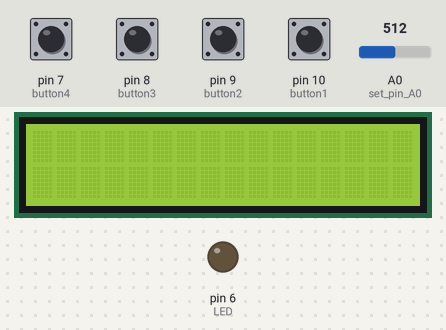
Bench run of a sketch on a simulated Arduino Uno, built with avr-gcc and run on an emulated ATmega328P. Parts: 16×2 character LCD, output pins drawn as LEDs (lit = HIGH). The test bench sets the inputs (shaded band); at power-on: pin 7 (button4), pin 8 (button3), pin 9 (button2), pin 10 (button1) HIGH, A0 (set_pin_A0) = 512. What the sketch prints to the serial monitor is not drawn.

Above: at 1.2 s.
1.3 s: pin 8 (button3) pulled LOW for 1 s
At 2.4 s:
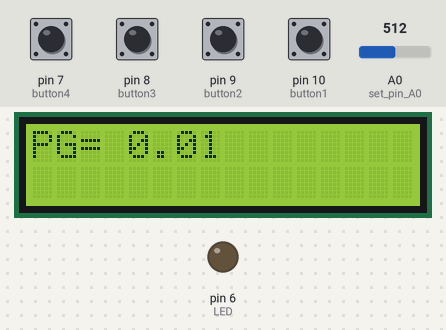
3.8 s: pin 10 (button1) pulled LOW for 1 s
At 6.0 s:
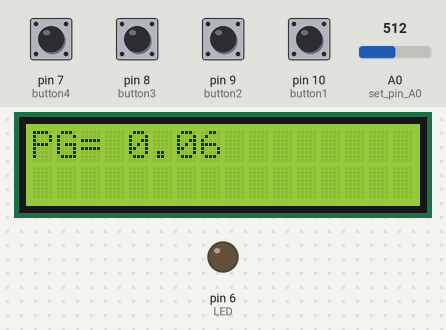
6.3 s: pin 10 (button1) pulled LOW for 0.15 s
At 7.8 s:
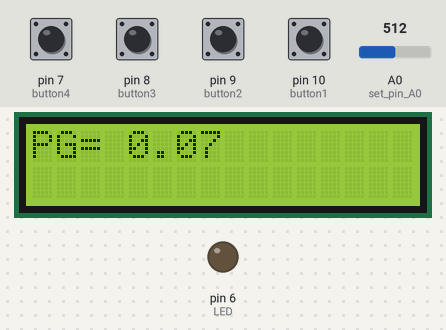
8.1 s: A0 (set_pin_A0) set to 1023
11.1 s: pin 7 (button4) pulled LOW for 0.15 s
At 12.4 s:
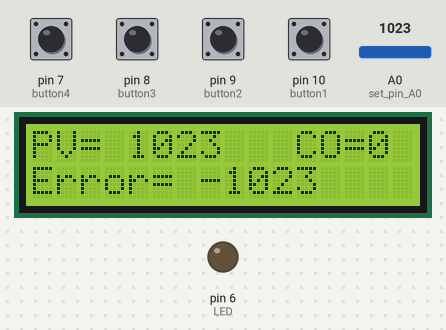
12.8 s: A0 (set_pin_A0) set to 900
At 13.5 s:
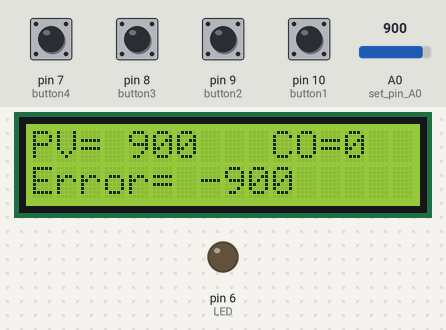
Timing chart, 0 to 15.5 s (numbered marks = the images above; inputs shaded):
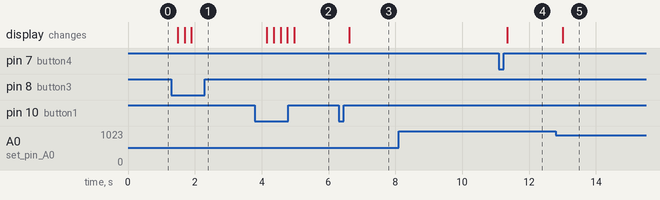

Measured:
- after the input at 1.3 s, the display: first changes after 0.18 s (image 1 shows a later state)
- after the input at 3.8 s, the display: first changes after 0.35 s (image 2 shows a later state)
- after the input at 6.3 s, the display: changes after 0.32 s (image 3)
- after the input at 8.1 s, every drawn part: stays the same
- after the input at 11.1 s, the display: changes after 0.24 s (image 4)
- after the input at 12.8 s, the display: changes after 0.20 s (image 5)

The sketch:

LIA_P_control_arduino.ino
```cpp
/* The following program is designed to create a controller using proportional gain (P). The controller will output a
signal to an LED, which will then be read by an LDR. The state of the LDR will be read as an analog input. The setpoint
(Sp) will be what the light intensity of the LED should be and the LDR will output the process value (PV). Based on the
results, the out put to the LED will be controlled using an analog output. The goalof the PI control will be to minimize
error as much as possible and have it so that the PV follows the SP as closely as possible with very minimal to no error.
The results and values will be displayed on the serial monitor, lcd and serialplotter. It will utlize several lcd screens,
which will be switched between each other between left right pushbuttons. Some variables on the screen will also be able
to increase and decrease with up down pushbuttons. */

#include <LiquidCrystal.h>    //include liquid crystal library

LiquidCrystal lcd(12, 11, 5, 4, 3, 2);

int LED= 6;           //set integer LED to 6
int button1= 10;   //set integer button1 to 10
int button2= 9;    //set integer button2 to 9
int button3= 8;     //set integer button3 to 8
int button4= 7;     //set integer button4 to 7
int SetP=0;        //set integer SetP (setpoint) to 0
int SCREEN= 0;       //set integer SCREEN to 0
int CO= 0;           //set integer CO (controller output) to 0
int Error= 0;        //set integer Error to 0
float Pgain= 0.01;   //set float Pgain (proportional gain) to 0.01

void setup() {

pinMode(LED,OUTPUT);   //set LED as an output
pinMode(A0, INPUT);     //set pin A0 (analog input 0) as an INPUT
pinMode(button1, INPUT_PULLUP);   //set button1 as an input pull-up
pinMode(button2, INPUT_PULLUP);   //set button2 as an input pull-up
pinMode(button3, INPUT_PULLUP);   //set button3 as an input pull-up
pinMode(button4, INPUT_PULLUP);   //set button4 as an input pull-up
Serial.begin(9600);      //serial begin at 9600 bps
lcd.begin(16, 2);        //lcd begin at 16 columns 2 rows

}

void loop() {

int UP= digitalRead(button1);   //set integer up as reading the state of button1
int DOWN= digitalRead(button2);  //set integer down as reading the state of button2
int RIGHT= digitalRead(button3);  //set integer right as reading the state of button3
int LEFT= digitalRead(button4);  //set integer left as reading the state of button4

int PV= analogRead(A0);    //set integer PV (process value) equal the analog reading of analog input pin A0
int Error= SetP-PV;           //set error to equal the SetP minus the PV
int CO= ((Pgain*Error)/10);     //CO is equal to Pgain times Error all divided by 10


if (CO > 255){                //if CO is greater then 255 (value cap for CO)
CO= 255;                       //CO is equal to 255
}

if (CO < 0){                   //if CO is less then 255 (value cap for CO)
CO= 0;                         //CO is equal to 0
}

analogWrite(LED, CO);          //analog write the value of the LED based on CO


Serial.print("SP= ");          //serial print "SP= "
Serial.print(SetP);            //serial print SetP
Serial.print("  PV= ");          //serial print "  PV= "
Serial.print(PV);               //serial print PV
Serial.print("   CO= ");          //serial print "   CO= "
Serial.print(CO);                //serial print CO
Serial.print("  Error= ");           //serial print "  Error= "
Serial.print(Error);               //serial print Error
Serial.print("  PGAIN= ");          //serial print "  PGAIN= "
Serial.println(Pgain);                //serial print Pgain
delay(100);                   //delay 100 milliseconds

if (RIGHT== LOW){             //if right button is pressed then
SCREEN= SCREEN+1;             //screen counter adds +1

if (SCREEN>3){             //if screen counter is greater than 3 then

SCREEN=3;              //screen counter is equal to 3
}
}

if (LEFT== LOW){             //if left button is pressed then
SCREEN= SCREEN-1;             //screen counter subtracts 1

if(SCREEN<0){                 //if screen counter is equal to 0 then

SCREEN=1;                     //screen counter is equal to 1
}
}

if (SCREEN==1){              //if screen counter equals 1 then

lcd.clear();                 //clear lcd
lcd.setCursor(0,0);          //set the lcd cursor to column 0 row 0
lcd.print("SP= ");          //lcd print "SP= "
lcd.print(SetP);          //lcd print SetP

delay(100);              //delay 100 milliseconds

if (UP == LOW) {            //if pushbutton up is pressed then
    SetP = SetP + 10;          //SetP counter adds +10
    if (SetP >= 1023) {        //if SetP is greater than or equal to bitvalue 1023.0 then
      SetP = 1023; }           //SetP is equal to bitvalue 1023.0

  }  if (DOWN == LOW) {          //if pushbutton down is pressed then
    SetP = SetP - 10;          //Setp counter subtracts 10
    if (SetP <= 0) {          //if Setp counter is less than or equal to 0.0 then
      SetP = 0; }          //Setp counter is equal to zero

  }

}

if (SCREEN==2){              //if screen counter equals 2 then

lcd.clear();                 //clear lcd
lcd.setCursor(0,0);          //set the lcd cursor to column 0 row 0
lcd.print("PV= ");           //lcd print "PV= "
lcd.print(PV);               //lcd print PV
lcd.print("   CO=");           //lcd print "   CO= "
lcd.print(CO);               //lcd print CO
lcd.setCursor(0,1);          //lcd set cursor to column 0 row 1
lcd.print("Error= ");         //lcd print "Error= "
lcd.print(Error);              //lcd print Error

delay(100);                //delay 100 milliseconds

}

if (SCREEN==3){          //if screen counter equals 3 then

lcd.clear();                //clear lcd
lcd.setCursor(0,0);         //lcd set cursor to column 0 row 0
lcd.print("PG= ");        //lcd print "PG= "
lcd.println(Pgain);        //lcd print Pgain

delay(100);          //delay 100 miliseconds


  if (UP == LOW) {                //if pushbutton up is pressed then
    Pgain = Pgain + 0.01;         //Pgain counter adds +0.01

  } if (DOWN == LOW) {           //if pushbutton down is pressed then
    Pgain = Pgain - 0.01;           //Pgain counter subtracts by 0.01
    if (Pgain <= 0) {          //if Pgain is less than or equal to 0.0 then
      Pgain = 0;               //Pgain equals 0.0
    }
  }


}

}
```
